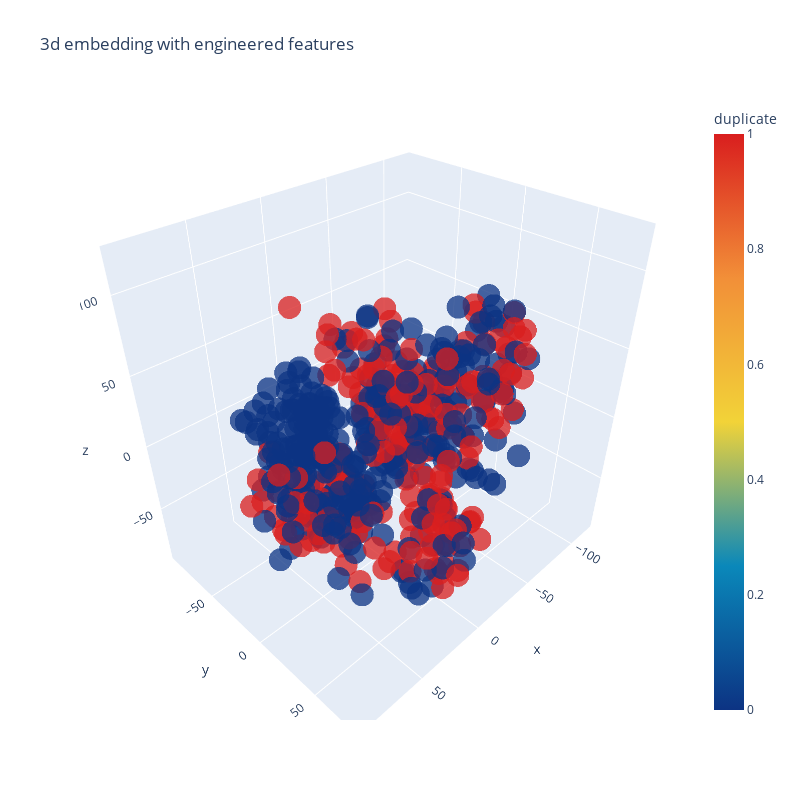

Notebook source saved alongside this figure:
### Code cell
trace1 = go.Scatter3d(
    x=tsne3d[:,0],
    y=tsne3d[:,1],
    z=tsne3d[:,2],
    mode='markers',
    marker=dict(
        sizemode='diameter',
        color = y,
        colorscale = 'Portland',
        colorbar = dict(title = 'duplicate'),
        line=dict(color='rgb(255, 255, 255)'),
        opacity=0.75
    )
)

data=[trace1]
layout=dict(height=800, width=800, title='3d embedding with engineered features')
fig=dict(data=data, layout=layout)
py.iplot(fig, filename='3DBubble')

### Figure 1 — Plotly figure (JSON) as saved in the notebook; plotly's stock layout.template omitted (floating-point values rounded to 4 significant figures; data arrays with more than 128 entries replaced by an {"elided": "..."} marker saying what was removed)
{"data": [{"marker": {"color": {"elided": "500 int values"}, "colorbar": {"title": {"text": "duplicate"}}, "colorscale": [[0, "rgb(12,51,131)"], [0.25, "rgb(10,136,186)"], [0.5, "rgb(242,211,56)"], [0.75, "rgb(242,143,56)"], [1, "rgb(217,30,30)"]], "line": {"color": "rgb(255, 255, 255)"}, "opacity": 0.75, "sizemode": "diameter"}, "mode": "markers", "type": "scatter3d", "x": {"elided": "500 float values"}, "y": {"elided": "500 float values"}, "z": {"elided": "500 float values"}}], "layout": {"height": 800, "title": {"text": "3d embedding with engineered features"}, "width": 800}}
